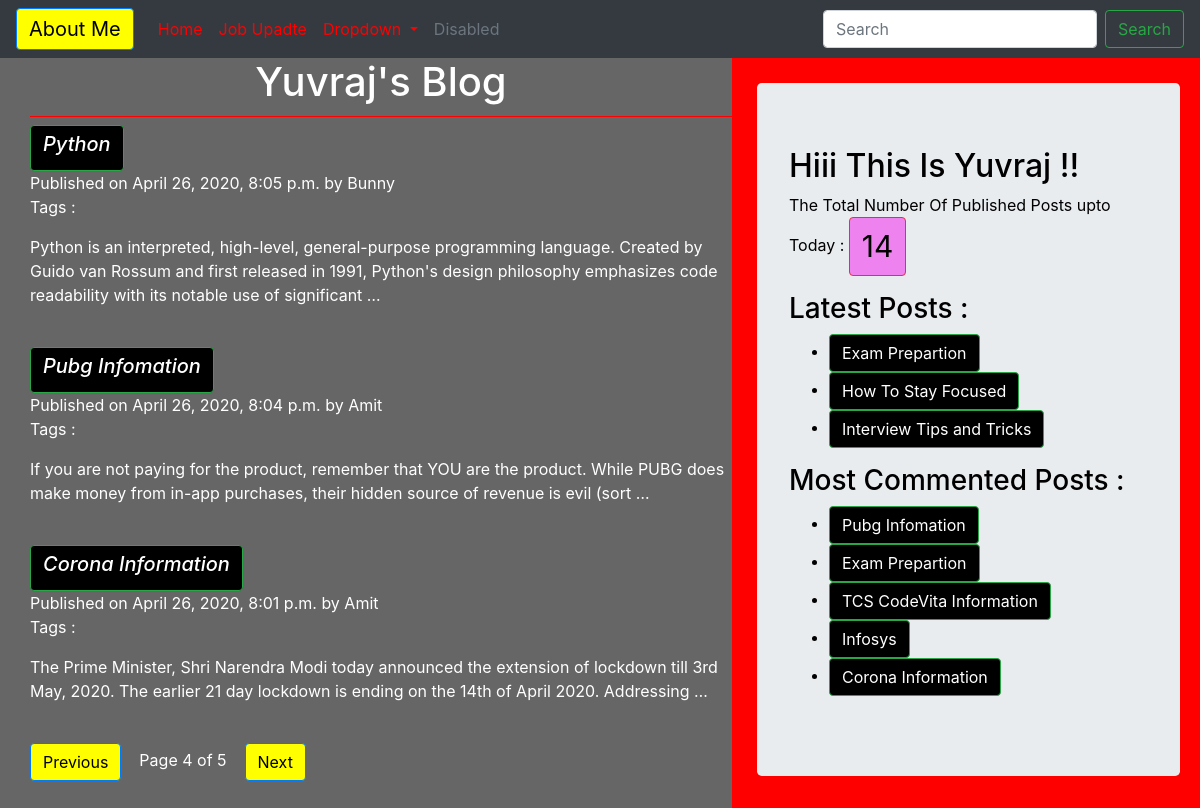
/?page=4, run on the app's committed database.
### blog/models.py (models this page shows, shortened)
class Post(models.Model):
    STATUS_CHOICE=(('draft','Draft'),('published','Published'))
    title=models.CharField(max_length=256)
    slug=models.SlugField(max_length=256,unique_for_date='publish')
    author=models.ForeignKey(User,related_name='blog_post',on_delete=models.CASCADE)
    body=models.TextField()
    publish=models.DateTimeField(default=timezone.now)
    created=models.DateTimeField(auto_now=True)
    updated=models.DateTimeField(auto_now=True)
    status=models.CharField(max_length=10,choices=STATUS_CHOICE,default='draft')
    objects=CustomManager()
    tags=TaggableManager()
    class Meta:
        ordering=('-publish',)
    def get_absolute_url(self):
        return reverse('post_detail',args=[self.publish.year,self.publish.strftime('%m'),
        self.publish.strftime('%d'),self.slug])

### blog/views.py (the view)
# urls.py: path('',views.post_list_view),
def post_list_view(request,tag_slug=None):
    post_list=Post.objects.all()
    tag=None
    if tag_slug:
        tag=get_object_or_404(Tag,slug=tag_slug)
        post_list=post_list.filter(tags__in=[tag])
    paginator=Paginator(post_list,3)
    page_number=request.GET.get('page')
    try:
        post_list=paginator.page(page_number)
    except PageNotAnInteger:
        post_list=paginator.page(1)
    except EmptyPage:
        post_list=paginator.page(paginator.num_page)
    return render(request,'blog/post_list.html',{'post_list':post_list,'tag':tag})

### blog/models.py (called while the page is built)
    def get_queryset(self):
        return super().get_queryset().filter(status='published')

### blog/templatetags/blog_tags.py (called while the page is built)
@register.simple_tag(name='my_tag')
def total_post():
    return Post.objects.count()

@register.inclusion_tag('blog/latest_post.html')
def show_latest_posts():
    latest_post=Post.objects.order_by('-publish')[:3]
    return {'latest_post':latest_post}

@register.simple_tag
def get_most_commented_post(count=5):
    most_commented_post= Post.objects.annotate(total_comments=Count('comments')).order_by('-total_comments')[:count]
    return {'most_commented_post':most_commented_post}

### templates/blog/post_list.html (shortened to what this page needs)
{%extends 'blog/base.html'%}
{%block content_block%}
<h1>Yuvraj's Blog</h1>
{%for post in post_list%}
<a id="anchor" class="btn btn-success"  href="{{post.get_absolute_url}}"><h6 id="date" >{{post.title}}</h6></a><br>
Published on {{post.publish}} by {{post.author | title}}
<p>Tags :
</p>
<p>{{post.body|truncatewords:30|linebreaks}}</p><br />
{%endfor%}
{%include 'blog/pagination.html' with page=post_list%}
{%endblock%}

### templates/blog/base.html (shortened to what this page needs)
<!DOCTYPE html>
{%load blog_tags%}
{%load static%}
<html lang="en" dir="ltr">
  <head>
    <link rel="stylesheet" href="https://stackpath.bootstrapcdn.com/bootstrap/4.4.1/css/bootstrap.min.css">
<link rel="stylesheet" href="{%static "/css/blog.css" %}">
  </head>
  <body>
  <nav class="navbar navbar-expand-lg navbar-primary bg-dark ">
  <a class="navbar-brand btn btn-primary" href="#">About Me</a>
  <div class="collapse navbar-collapse" id="navbarSupportedContent">
    <ul class="navbar-nav mr-auto">
      <li class="nav-item active">
        <a class="nav-link" href="#">Home <span class="sr-only">(current)</span></a>
      </li>
      <li class="nav-item">
        <a class="nav-link" href="#">Job Upadte</a>
      </li>
      <li class="nav-item dropdown">
        <a class="nav-link dropdown-toggle" href="#" id="navbarDropdown" role="button" data-toggle="dropdown" aria-haspopup="true" aria-expanded="false">
          Dropdown
        </a>
      </li>
      <li class="nav-item">
        <a class="nav-link disabled" href="#" tabindex="-1" aria-disabled="true">Disabled</a>
      </li>
    </ul>
    <form class="form-inline my-2 my-lg-0">
      <input class="form-control mr-sm-2" type="search" placeholder="Search" aria-label="Search">
      <button class="btn btn-outline-success my-2 my-sm-0" type="submit">Search</button>
    </form>
  </div>
</nav>
{%block sidebar%}
<div class="content">
  <div class="sidebar">
    <div class="jumbotron" >
   <h2>Hiii This Is Yuvraj !!</h2>
   <p>The Total Number Of Published Posts upto Today : <span id ='pcount' class="btn btn-danger">{%my_tag%}</span></p>
   <h3>Latest Posts :</h3>{%show_latest_posts%}
   <h3>Most Commented Posts :</h3>
<div class="Most_Commented_post">
   <ul>
     {%get_most_commented_post as most_commented_post%}
     {%for post in most_commented_post.most_commented_post %}
     <li > <a href="{{post.get_absolute_url}}" class="btn btn-success" id="Most_Commented_post">{{post.title}}</a></li>
     {%endfor%}
   </ul>
   </div>
   </div>
  </div>
{%endblock%}
{%block content_block%}
 {%endblock%}
</div>
  </body>
</html>

### templates/blog/latest_post.html
<ul>
  {%for post in latest_post%}
  <li><a href="{{post.get_absolute_url}} " class="btn btn-success"> {{post.title}}</a></li>
  {%endfor%}
</ul>

### static/css/blog.css (style rules this page uses)
.content { width:100%; height: auto; float:left; padding: 0 0 0 30px; background: #666666; color: white; }
.sidebar { width: 40%; float:right; padding:25px 20px 0px 25px; background: red; color: black; }
h1 { text-align: center; border-bottom: 1px solid red; padding-bottom: 10px; }
#date { font-size:20px; font-style: italic; }
#pcount { color: black; background-color: violet; font-size: 30px; }
#anchor { color: white; }
a { color: red; }
.btn-primary { background-color: yellow; color:black; font-style:italic, bold; }
.btn-success { background-color: black; color:white; font-style:italic, bold; }

### data on the page
Post: title "Exam Prepartion"
Post: title "How To Stay Focused"
Post: title "Interview Tips and Tricks"
Post: title "Pubg Infomation", publish "April 26, 2020, 8:04 p.m.", author "Amit", body "If you are not paying for the product, remember that YOU are the product. While PUBG does make money from in-app purchases, their hidden source of revenue is evil (sort …"
Post: title "TCS CodeVita Information"
Post: title "Infosys"
Post: title "Corona Information", publish "April 26, 2020, 8:01 p.m.", author "Amit", body "The Prime Minister, Shri Narendra Modi today announced the extension of lockdown till 3rd May, 2020. The earlier 21 day lockdown is ending on the 14th of April 2020. Addressing …"
Post: title "Python", publish "April 26, 2020, 8:05 p.m.", author "Bunny", body "Python is an interpreted, high-level, general-purpose programming language. Created by Guido van Rossum and first released in 1991, Python's design philosophy emphasizes code readability with its notable use of significant …"

### other printed values
{{ page.number }} "4"
{{ page.paginator.num_pages }} "5"
